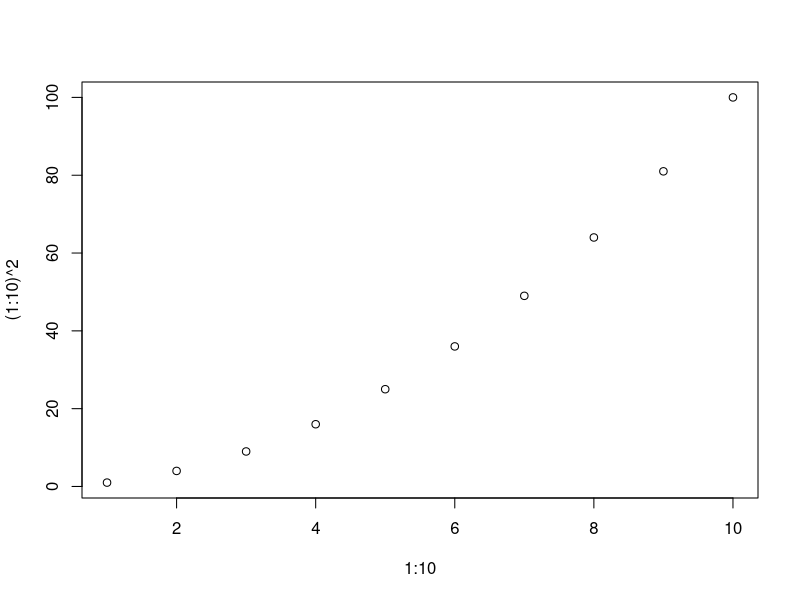

Source code (R):
# R lecture 1

# assigning variables: use <- (alt + "-")
p <- 0

# list variables
ls()

# remove variable
rm(p)

# remove all variables
rm(list=ls())

# math
NA  # missing value
NaN  # undefined (not an number)
NULL  # empty set (nothing)
Inf  # infinity
-Inf  # negative infinity

# Logical operators
# <, <=, >, >=, ==, !=
# &, &&: and
# |, || or
3 < 8 && 5 == 2  # you usually want to use double equals sign

# VECTORS
# can only store one data type
c(1, 2.5, 8)
1:5  # create vector of integers
5:1
seq(1, 6, by=10)  # jump integer places using by
seq(1, 5, length=6)  # create exact ranges using length
rep(3, 4)  # repeat value
rep(3:7, 2)  # repeat vector

# VECTOR FUNCTIONS
x <- c(1,2,3,5,99)
length(x)
range(x)
sort(x)
var(x)
sd(x)

# MATHEMATICAL EXPRESSIONS WITH VECTORS
x <- c(1,2,3,5,99)
y <- c(0,4,0,9,9)
z <- c(0,1)
x * 4  # basic math operations are applied on all values
x * y  # you can do operations on vectors of equal length
x * z  # cycles over z

# INDEXING
v <- seq(1, 3, by=0.5)
v
v[2]  # one based indexing
v[3] <- 100  # replace value by index

v
v[1:3]  # slicing
v[c(1, 4)]
v[-2]  # everything but the minus index
v[-(2:4)]  # everything but elements 2 through 4

v2 <- c(T, T, T, F)
x2 <- c(4, 34, 88, 9)
x2 < 10  # by element in x2, which values pass the condition

x2[c(T, F, F, T)]  # drop positions where the value is false
# or ...
x2[x2<10] <- 0; x2  # get values from x2 less than 10 and overwrite with 0

# ASSIGNING CAN EXTEND A VECTOR
x <- 1:3; x
x[6] <- 99; x  # NA values added to fit 99 into the vector x
x + c(1, 100)  # vector recycling

# CHARACTER OBJECTS/STRINGS
char_obj <- c("hello", "world"); char_obj
char_obj[1]  # get first element (NOT LETTER, EVEN WHEN 1D)
substr(char_obj[1], 1, 3)  # get elements by location using sub-string
substr(char_obj[1], 1, 1) <- "H"; char_obj  # fix case

# LISTS
# support mixed data types, element names
mylist <- list(car=c("volvo", "bmw"), weight=9, "unnamed"); mylist  # name elements
mylist$car  # access elements by name with $
# for lists, you NEED to use double brackets for classical indexing
mylist[1]  # returns a list
mylist[[1]]  # returns a vector (most basic data type in R, in this case a character vector)

mylist[[1]][2]  # returns second element of first element of list ([0][1] in python)
mylist[1][2]  # returns nothing

# COERCIONS between data types
as.numeric("12")
as.character(43)
as.integer(pi)

# INPUT AND OUTPUT: get inputs from user, generate outputs
x <- readline("Assign variable using input: ")
plot(1:10, (1:10)^2)  # plotting on x and y axis

# PROGRAM CONTROL
x <- rnorm(1); x  # random value from normal distribution (mean 0)
if (x < 0) x <- -x; x  # make positive

x <- runif(2, 0, 1); x  # random value from uniform dist (2 values from 0-1)

# WHILE
n <- 0
x <- runif(1)
while (x < 5/6) {
        x <- runif(1)  # draw random
        n <- n+1  # increment counter
}
cat(n)

# REPEAT
n <- 0
repeat {  # equivalent to while True in python
        x <- runif(1)
        if (x < 5/6) {
                n <- n+1
        } else {
                break  # in a repeat loop, you need to break
        }
}
cat(n)

# FOR
for (i in 1:3) print (1:i)  # for loop one liner

# multi line for
for (i in 1:3) {
        print(1:i)
}